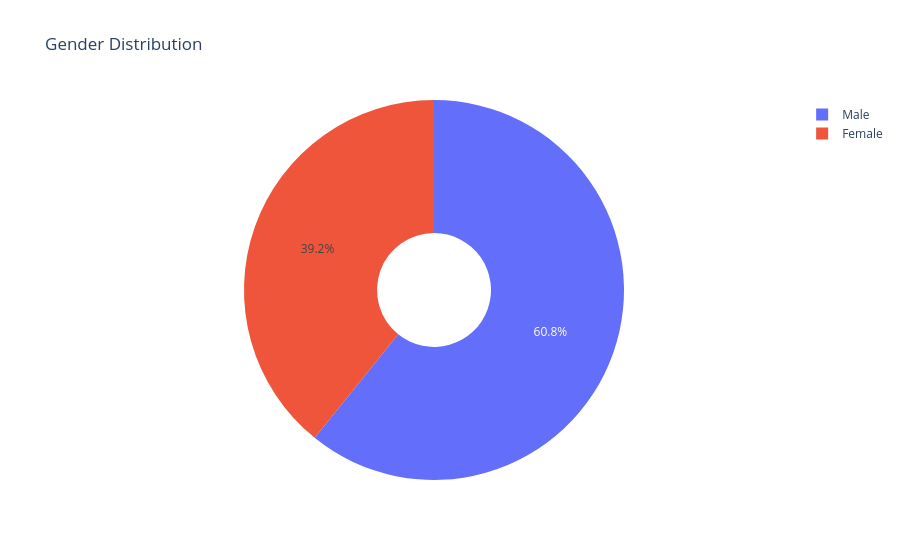

Notebook source saved alongside this figure:
### Code cell
display(Markdown(output.gender.metadata.description))

gender_fig = px.pie(
    values=output.gender.data.y,
    names=output.gender.data.x,
    title=output.gender.metadata.title,
    hole=0.3,
)

gender_fig.show()

### Figure 1 — Plotly figure (JSON) as saved in the notebook; plotly's stock layout.template omitted (floating-point values rounded to 4 significant figures)
{"data": [{"domain": {"x": [0, 1], "y": [0, 1]}, "hole": 0.3, "hovertemplate": "label=%{label}<br>value=%{value}<extra></extra>", "labels": ["Female", "Male"], "legendgroup": "", "name": "", "showlegend": true, "type": "pie", "values": [223, 346]}], "layout": {"legend": {"tracegroupgap": 0}, "title": {"text": "Gender Distribution"}}}
